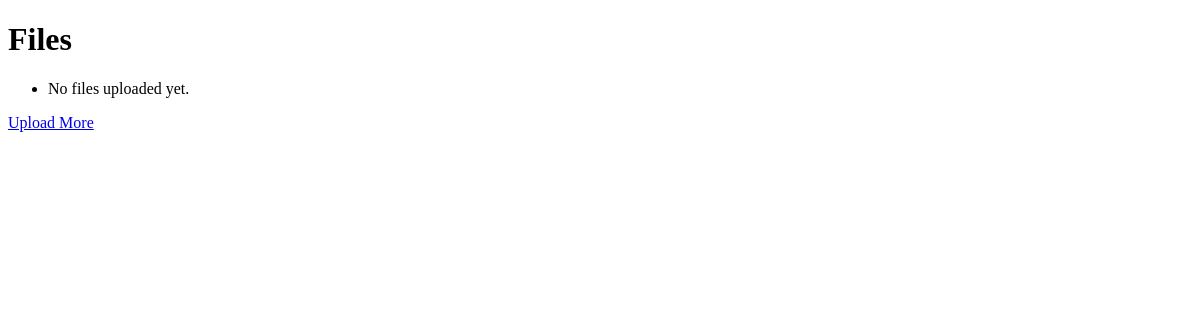
Before: /uploader/uploads/ with the older database file.
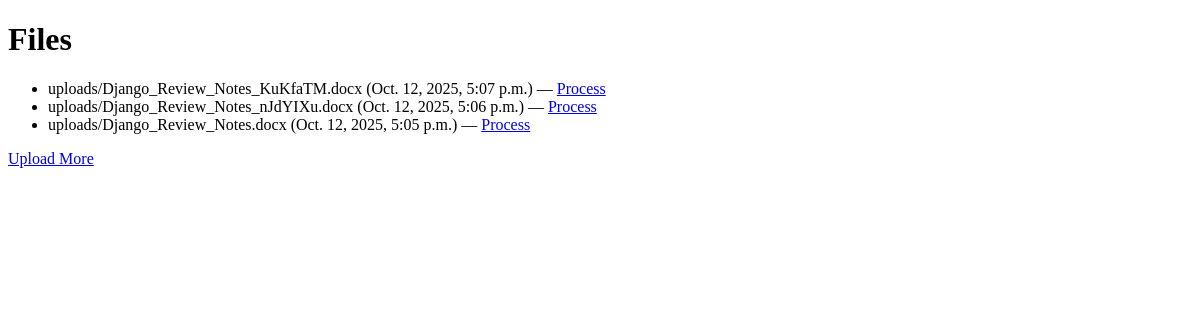
After: the same page with the newer database file.
### uploader/models.py (models this page shows)
class Upload(models.Model):
    file = models.FileField(upload_to='uploads/')
    uploaded_at = models.DateTimeField(auto_now_add=True)

### uploader/views.py (the view)
# urls.py: path('uploads/', upload_list, name='upload_list'),
def upload_list(request):
    uploads = Upload.objects.all().order_by('-uploaded_at')
    return render(request, 'uploader/upload_list.html', {'uploads': uploads})

### uploader/templates/uploader/upload_list.html
<!DOCTYPE html>
<html>
<head><title>Uploaded Files</title></head>
<body>
  <h1>Files</h1>
  <ul>
    {% for u in uploads %}
      <li>
        {{ u.file.name }} ({{ u.uploaded_at }}) —
  <a href="{% url 'uploader:process_upload' u.pk %}">Process</a>
      </li>
    {% empty %}
      <li>No files uploaded yet.</li>
    {% endfor %}
  </ul>
  <a href="{% url 'uploader:upload_file' %}">Upload More</a>
</body>
</html>

Changed rows visible on the page:
added Upload: file.name "uploads/Django_Review_Notes_KuKfaTM.docx", uploaded_at "Oct. 12, 2025, 5:07 p.m."
added Upload: file.name "uploads/Django_Review_Notes_nJdYIXu.docx", uploaded_at "Oct. 12, 2025, 5:06 p.m."
added Upload: file.name "uploads/Django_Review_Notes.docx", uploaded_at "Oct. 12, 2025, 5:05 p.m."
Other visible differences:
text no longer shown: "No files uploaded yet."
